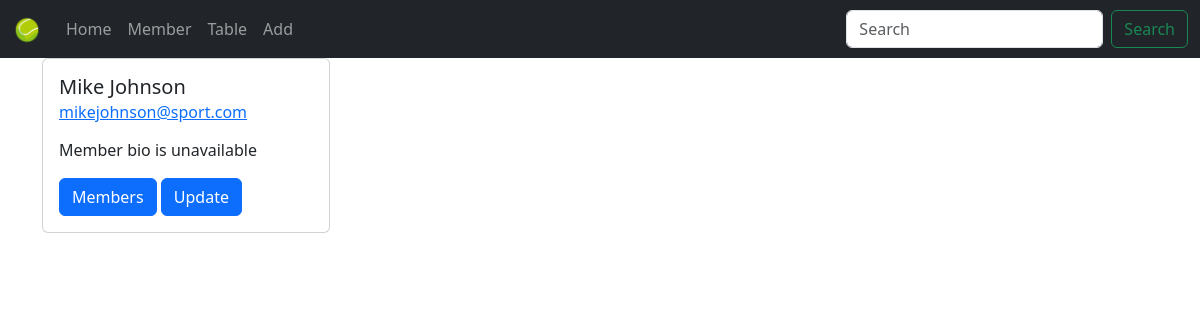
Page /all_members/details/mike-johnson/ on the committed database.
### members/models.py (models this page shows, shortened)
class Member(models.Model):
    firstname = models.CharField(max_length=255)
    lastname = models.CharField(max_length=255)
    email = models.EmailField(max_length=255, unique=True, blank=True)
    joined_date = models.DateField(null=True)
    slug = models.SlugField(default="", null=False)
    bio = models.TextField(max_length=500, blank=True, null=True)
    profile_image = models.ImageField(upload_to='members/', blank=True, null=True) # New.
    phone_number = models.CharField(max_length=50, blank=True, null=True) # New.

### members/views.py (the view)
# urls.py: path('all_members/details/<slug:slug>/', view=views.details, name='details'),
def details(request, slug):
    my_member = models.Member.objects.get(slug=slug)
    tmp = loader.get_template('details.html')
    ctx = {'member': my_member}
    return HttpResponse(tmp.render(context=ctx, request=request))

### templates/details.html (shortened to what this page needs)
{% extends "master.html" %}
{% block content %}
    <div class="card" style="width: 18rem;">
        <div class="card-body">
            <h5 class="card-title">{{ member.firstname }} {{ member.lastname }}</h5>
            <h6 class="card-subtitle mb-2 text-body-secondary">
                <a href="mailto:{{ mymember.email }}">{{ member.email }}</a>
            </h6>
            <p class="card-text">
                {% if member.bio %}
                    {{ member.bio }}
                {% else %}
                    <p class="disbled">Member bio is unavailable</p>
                {% endif %}
            </p>
            <a href="/all_members" class="btn btn-primary">Members</a>
            <a href="{% url 'update_member' member.slug %}" class="btn btn-primary">Update</a>
        </div>
    </div>
{% endblock %}

### rows in the picture
Member: firstname "Mike", lastname "Johnson", email "mikejohnson@sport.com"
